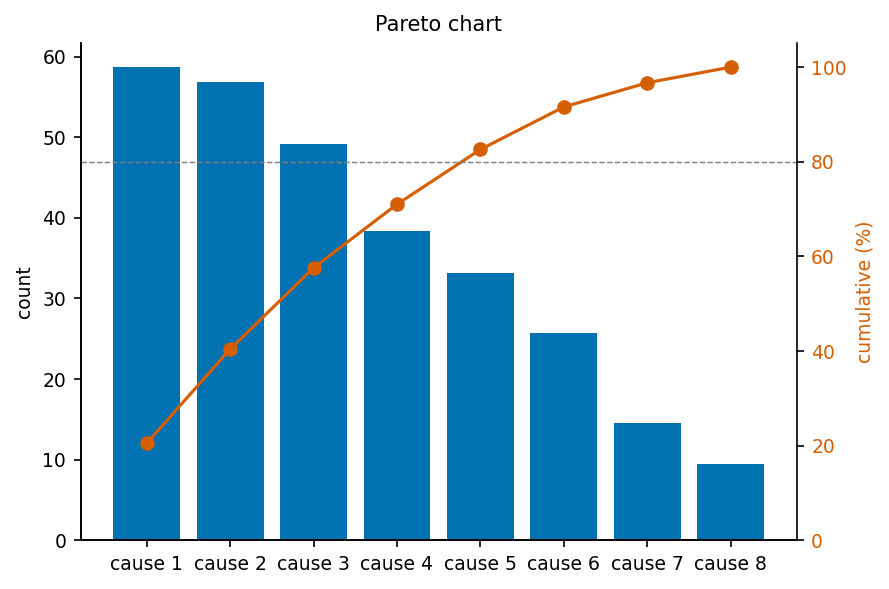

Python code for this plot:
"""bar_pareto: 帕累托图（降序柱状 + 累计百分比折线）."""
import sys, os; sys.path.insert(0, os.path.join(os.path.dirname(os.path.abspath(__file__)), '..', '..', '_utils', 'python'))
import numpy as np
import matplotlib.pyplot as plt
from theme import apply_theme
from palette import cycle

def make_figure(title='Pareto chart'):
    apply_theme()
    labels = [f'cause {i+1}' for i in range(8)]
    counts = np.sort(np.random.default_rng(4).uniform(5, 60, 8))[::-1]
    cum = np.cumsum(counts) / counts.sum() * 100
    fig, ax = plt.subplots()
    ax.bar(labels, counts, color=cycle(0))
    ax.set_ylabel('count'); ax.set_title(title)
    ax2 = ax.twinx()
    ax2.plot(labels, cum, '-o', color=cycle(1))
    ax2.axhline(80, color='gray', linestyle='--', linewidth=0.7)
    ax2.set_ylabel('cumulative (%)', color=cycle(1))
    ax2.set_ylim(0, 105); ax2.spines['right'].set_visible(True)
    ax2.tick_params(axis='y', labelcolor=cycle(1))
    fig.tight_layout()
    return fig

if __name__ == '__main__':
    fig = make_figure(); fig.savefig(__file__.replace('.py', '.png'), dpi=150)
